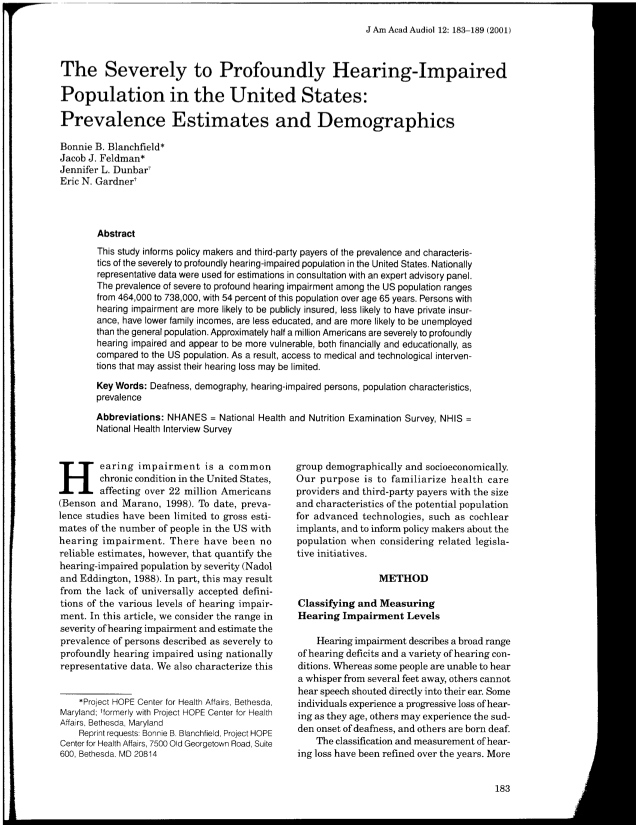
%> input picture sample.png, 1272 x 1650 px (shown at 1/2 size)
$ octave --eval "result = Runlength(imread('sample.png'));"   (GNU Octave 9; MATLAB toolbox functions it lacks are replaced by stand-ins)
%> lines starting %> are read from the running program, lines starting %| are printed output that depends on the picture; in (x1, y1, x2, y2) boxes, pixels count from 0 and x2, y2 are one past the last pixel; in counts of white or black regions, pixels touching at a corner belong together; the program's own positions count from 1
function [ desc ] = Runlength(im,  npixels,pyramid)
%RUNLENGTH Summary of this function goes here
% Computes the Runlength descriptor of an image as in [1]
% im is a color or grayscale image
% pyramid is the spatial pyramid partitioning in [x1,x2,y1,y2] format. By default, 1x1+2x2+4x4.
% npixels is the maximum number of pixels of the image. If the image is
% larger than npixels, it is rescaled preserving the aspect ration.

% [1] Large-scale document image retrieval and classification with
% runlength histograms and binary embeddings. A. Gordo, F. Perronnin, and
% E. Valveny. In Pattern Recognition, 2012.


if nargin < 2
    npixels=5e5;
end

if nargin < 3
    pyramid = [0,    1,     0,    1; % 1x1
              0,     0.5,   0,    0.5; %2x2
              0,     0.5,   0.5,  1;
              0.5,   1,     0,    0.5;
              0.5,   1,     0.5,  1;
              0,     0.25,  0,    0.25; %4x4
              0,     0.25,  0.25, 0.5;
              0,     0.25,  0.5,  0.75;
              0,     0.25,  0.75, 1;
              0.25,  0.5,   0,    0.25;
              0.25,  0.5,   0.25, 0.5;
              0.25,  0.5,   0.5,  0.75;
              0.25,  0.5,   0.75, 1;
              0.5,   0.75,  0,    0.25;
              0.5,   0.75,  0.25, 0.5;
              0.5,   0.75,  0.5,  0.75;
              0.5,   0.75,  0.75, 1;
              0.75,  1,     0,    0.25;
              0.75,  1,     0.25, 0.5;
              0.75,  1,     0.5,  0.75;
              0.75,  1,     0.75, 1];
end


[m,n,c] = size(im);
%> m = 1650; n = 1272; c = 3
% Go grayscale
if c~=1
    im = rgb2gray(im);
end
% Resize image to npixels
factor =  sqrt(npixels/(m*n));
%> factor = 0.488
im = imresize(im, factor);
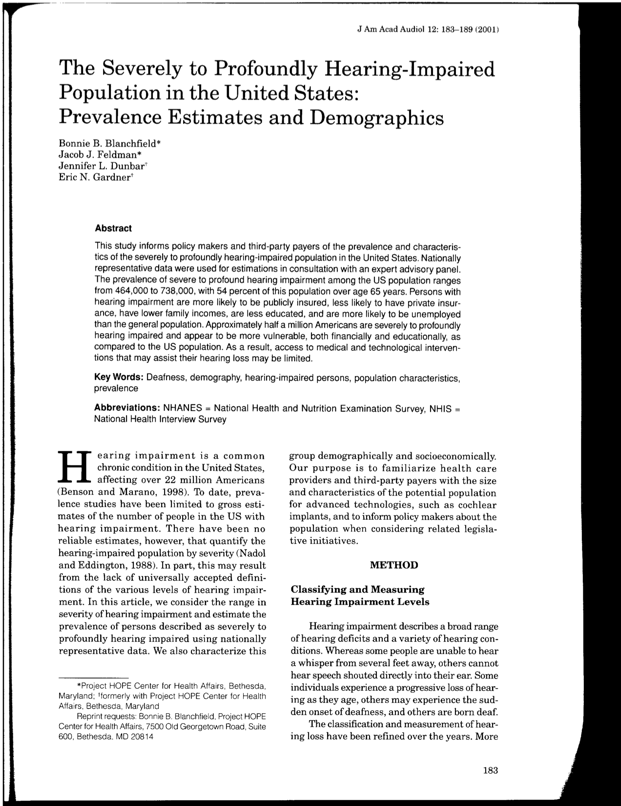
%> im: size 806x621 uint8; min 0, max 255, mean 218.3
% Binarize. Be sure image is int32
im = int32(im2bw(im, graythresh(im)));
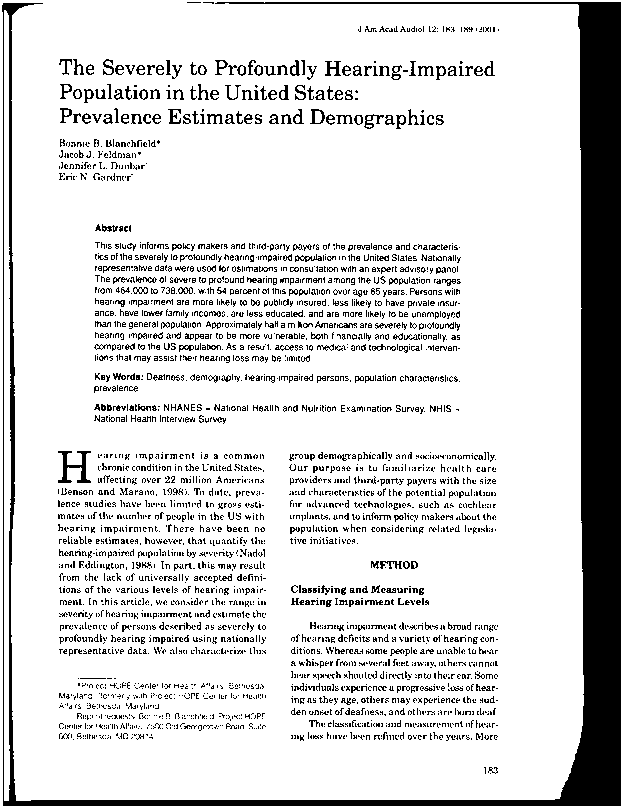
%> im: size 806x621 int32; values 0 (black) and 1 (white), 84.8% white; 3205 black regions (2802 under 20 px), largest, box (x1, y1, x2, y2) and area: (2, 2, 621, 806) 40386, (58, 451, 91, 483) 414, (325, 61, 341, 76) 122

[m,n,c] = size(im);
%> m = 806; n = 621; c = 1


%% For each partition, extract the image and compute the descriptor
D=zeros(72,size(pyramid, 1));
% Pyramid
for i=1:size(pyramid, 1)
    % Get the image coords
    coords = pyramid(i,:).* [ n,n,m,m];
    % Be sure it is inside the image
    coords([1,3]) = max(floor(coords([1,3])), [1,1]);
    coords([2,4]) = min(ceil(coords([2,4])), [n,m]);
    % Compute descriptor
    D(:,i) = Runlength_c(im(coords(3):coords(4),coords(1):coords(2)));
end
% Flat and normalize
desc = D(:);
desc = sqrt(desc/sum(desc));
desc(isnan(desc)) = 0;
%> (the run ends here)
